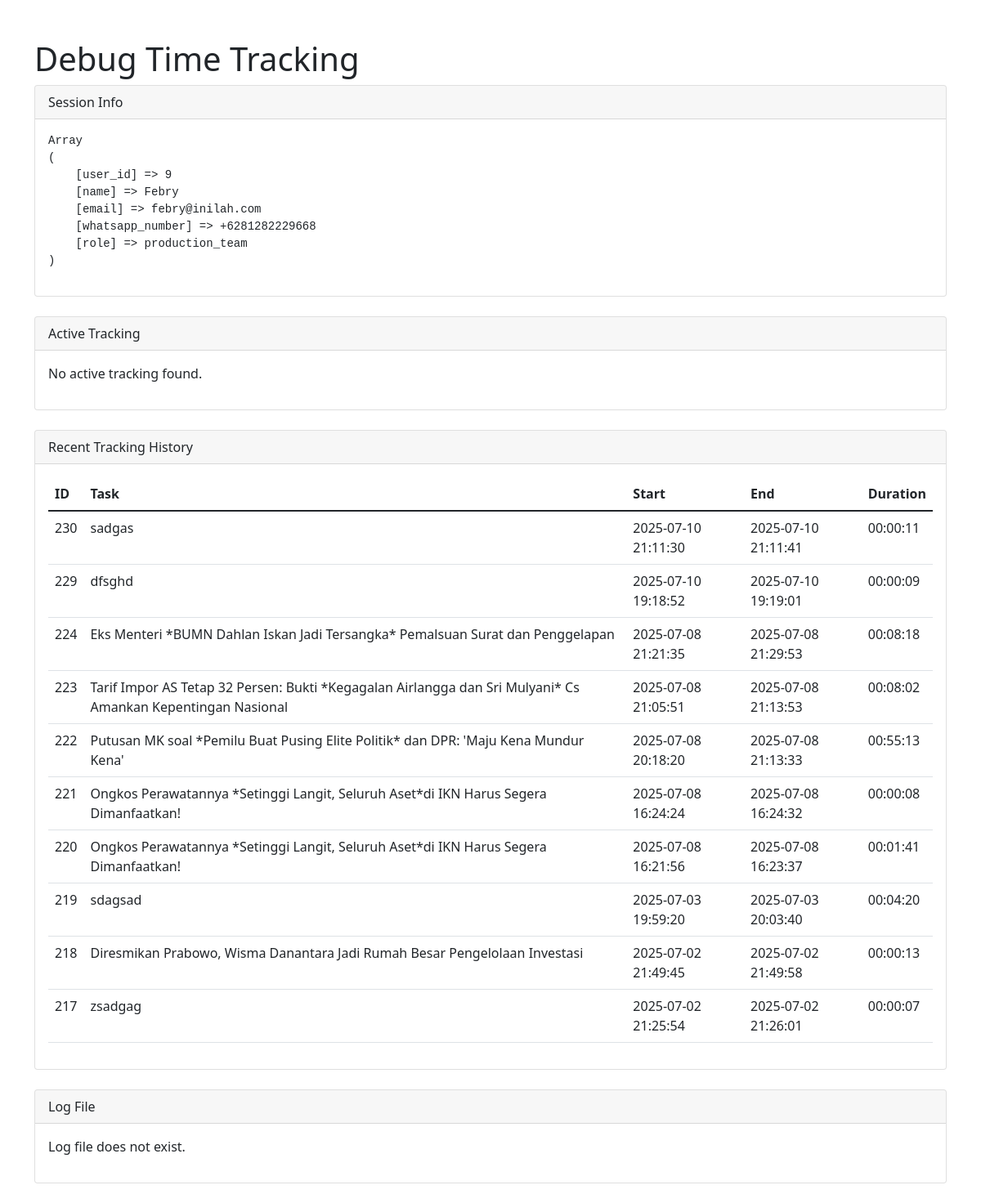
The page /debug_tracking.php (signed in) on the database its author committed.
### tables this page shows
CREATE TABLE `time_tracking` (
  `id` int(11) NOT NULL,
  `task_id` int(11) NOT NULL,
  `start_time` datetime NOT NULL,
  `end_time` datetime DEFAULT NULL,
  `user_id` int(11) NOT NULL,
  `is_auto` tinyint(1) DEFAULT 0,
  `notes` text DEFAULT NULL
);

CREATE TABLE `tasks` (
  `id` int(11) NOT NULL,
  `title` varchar(255) NOT NULL,
  `description` text DEFAULT NULL,
  `category_id` int(11) NOT NULL,
  `content_type_id` int(11) NOT NULL,
  `content_pillar_id` int(11) NOT NULL,
  `account_id` int(11) NOT NULL,
  `status` enum('draft','waiting_head_confirmation','waiting_redaktur_confirmation','waiting_confirmation','in_production','ready_for_review','uploaded','completed','revision','rejected','cancelled','overdue') DEFAULT 'draft',
  `priority` enum('low','medium','high') DEFAULT 'medium',
  `points` decimal(5,2) DEFAULT NULL,
  `created_by` int(11) NOT NULL,
  `assigned_to` int(11) NOT NULL,
  `deadline` datetime DEFAULT NULL,
  `uploaded_link` varchar(255) DEFAULT NULL,
  `notes` text DEFAULT NULL,
  `rejection_reason` text DEFAULT NULL,
  `is_verified` tinyint(1) DEFAULT 0,
  `rating` int(11) DEFAULT NULL,
  `created_at` timestamp NOT NULL DEFAULT current_timestamp(),
  `updated_at` timestamp NOT NULL DEFAULT current_timestamp() ON UPDATE current_timestamp(),
  `file_path` varchar(255) DEFAULT NULL,
  `verified_at` datetime DEFAULT NULL,
  `client_name` varchar(255) DEFAULT NULL,
  `platform_count` int(11) DEFAULT 0,
  `source_link` text DEFAULT NULL
);

### debug_tracking.php (the view, shortened to what this page needs)
<?php
require_once 'config/database.php';
$userId = $_SESSION['user_id'] ?? 0;
$logFile = "logs/auto_tracking.log";
?>
<!DOCTYPE html>
<html lang="en">
<head>
    <link href="https://cdn.jsdelivr.net/npm/bootstrap@5.1.3/dist/css/bootstrap.min.css" rel="stylesheet">
</head>
<body>
    <div class="container mt-5">
        <h1>Debug Time Tracking</h1>
        <div class="card mb-4">
            <div class="card-header">Session Info</div>
            <div class="card-body">
                <pre><?php print_r($_SESSION); ?></pre>
            </div>
        </div>
        <div class="card mb-4">
            <div class="card-header">Active Tracking</div>
            <div class="card-body">
                <?php
                try {
                    $stmt = $pdo->prepare("
                        SELECT tt.*, t.title
                        FROM time_tracking tt
                        JOIN tasks t ON tt.task_id = t.id
                        WHERE tt.user_id = ? AND tt.end_time IS NULL
                    ");
                    $stmt->execute([$userId]);
                    $activeTracking = $stmt->fetch(PDO::FETCH_ASSOC);
                    if ($activeTracking) {
                        echo "<pre>";
                        print_r($activeTracking);
                        echo "</pre>";
                    } else {
                        echo "<p>No active tracking found.</p>";
                    }
                } catch (Exception $e) {
                    echo "<p>Error: " . $e->getMessage() . "</p>";
                }
                ?>
            </div>
        </div>
        <div class="card mb-4">
            <div class="card-header">Recent Tracking History</div>
            <div class="card-body">
                <?php
                try {
                    $stmt = $pdo->prepare("
                        SELECT tt.*, t.title
                        FROM time_tracking tt
                        JOIN tasks t ON tt.task_id = t.id
                        WHERE tt.user_id = ?
                        ORDER BY tt.start_time DESC
                        LIMIT 10
                    ");
                    $stmt->execute([$userId]);
                    $history = $stmt->fetchAll(PDO::FETCH_ASSOC);
                    if (count($history) > 0) {
                        echo "<table class='table'>";
                        echo "<thead><tr><th>ID</th><th>Task</th><th>Start</th><th>End</th><th>Duration</th></tr></thead>";
                        echo "<tbody>";
                        foreach ($history as $item) {
                            $start = new DateTime($item['start_time']);
                            $end = $item['end_time'] ? new DateTime($item['end_time']) : new DateTime();
                            $duration = $start->diff($end);
                            echo "<tr>";
                            echo "<td>" . $item['id'] . "</td>";
                            echo "<td>" . htmlspecialchars($item['title']) . "</td>";
                            echo "<td>" . $item['start_time'] . "</td>";
                            echo "<td>" . ($item['end_time'] ?? 'Active') . "</td>";
                            echo "<td>" . $duration->format('%H:%I:%S') . "</td>";
                            echo "</tr>";
                        }
                        echo "</tbody></table>";
                    } else {
                        echo "<p>No tracking history found.</p>";
                    }
                } catch (Exception $e) {
                    echo "<p>Error: " . $e->getMessage() . "</p>";
                }
                ?>
            </div>
        </div>
        <div class="card mb-4">
            <div class="card-header">Log File</div>
            <div class="card-body">
                <?php
                if (file_exists($logFile)) {
                    $logs = file($logFile);
                    $logs = array_slice($logs, -50);
                    foreach ($logs as $log) {
                        echo htmlspecialchars($log) . "<br>";
                    }
                } else {
                    echo "<p>Log file does not exist.</p>";
                }
                ?>
            </div>
        </div>
    </div>
</body>
</html>

### rows shown on the page
time_tracking: id "230", task.title "sadgas", start_time "2025-07-10 21:11:30", end_time "2025-07-10 21:11:41", $duration->format('%H:%I:%S') "00:00:11"
time_tracking: id "229", task.title "dfsghd", start_time "2025-07-10 19:18:52", end_time "2025-07-10 19:19:01", $duration->format('%H:%I:%S') "00:00:09"
time_tracking: id "224", task.title "Eks Menteri *BUMN Dahlan Iskan Jadi Tersangka* Pemalsuan Surat dan Penggelapan", start_time "2025-07-08 21:21:35", end_time "2025-07-08 21:29:53", $duration->format('%H:%I:%S') "00:08:18"
time_tracking: id "223", task.title "Tarif Impor AS Tetap 32 Persen: Bukti *Kegagalan Airlangga dan Sri Mulyani* Cs Amankan Kepentingan Nasional", start_time "2025-07-08 21:05:51", end_time "2025-07-08 21:13:53", $duration->format('%H:%I:%S') "00:08:02"
time_tracking: id "222", task.title "Putusan MK soal *Pemilu Buat Pusing Elite Politik* dan DPR: 'Maju Kena Mundur Kena'", start_time "2025-07-08 20:18:20", end_time "2025-07-08 21:13:33", $duration->format('%H:%I:%S') "00:55:13"
time_tracking: id "221", task.title "Ongkos Perawatannya *Setinggi Langit, Seluruh Aset*di IKN Harus Segera Dimanfaatkan!", start_time "2025-07-08 16:24:24", end_time "2025-07-08 16:24:32", $duration->format('%H:%I:%S') "00:00:08"
time_tracking: id "220", task.title "Ongkos Perawatannya *Setinggi Langit, Seluruh Aset*di IKN Harus Segera Dimanfaatkan!", start_time "2025-07-08 16:21:56", end_time "2025-07-08 16:23:37", $duration->format('%H:%I:%S') "00:01:41"
time_tracking: id "219", task.title "sdagsad", start_time "2025-07-03 19:59:20", end_time "2025-07-03 20:03:40", $duration->format('%H:%I:%S') "00:04:20"
time_tracking: id "218", task.title "Diresmikan Prabowo, Wisma Danantara Jadi Rumah Besar Pengelolaan Investasi", start_time "2025-07-02 21:49:45", end_time "2025-07-02 21:49:58", $duration->format('%H:%I:%S') "00:00:13"
time_tracking: id "217", task.title "zsadgag", start_time "2025-07-02 21:25:54", end_time "2025-07-02 21:26:01", $duration->format('%H:%I:%S') "00:00:07"
